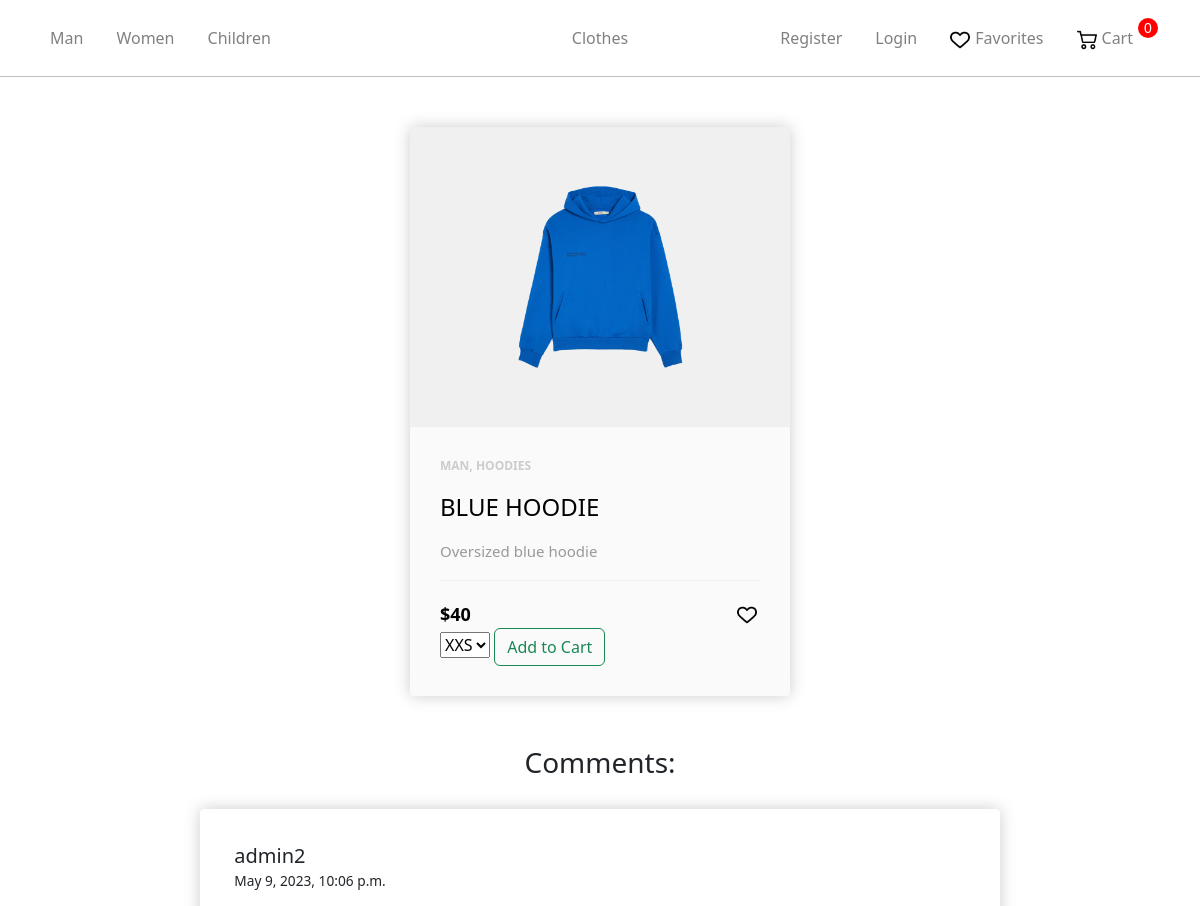
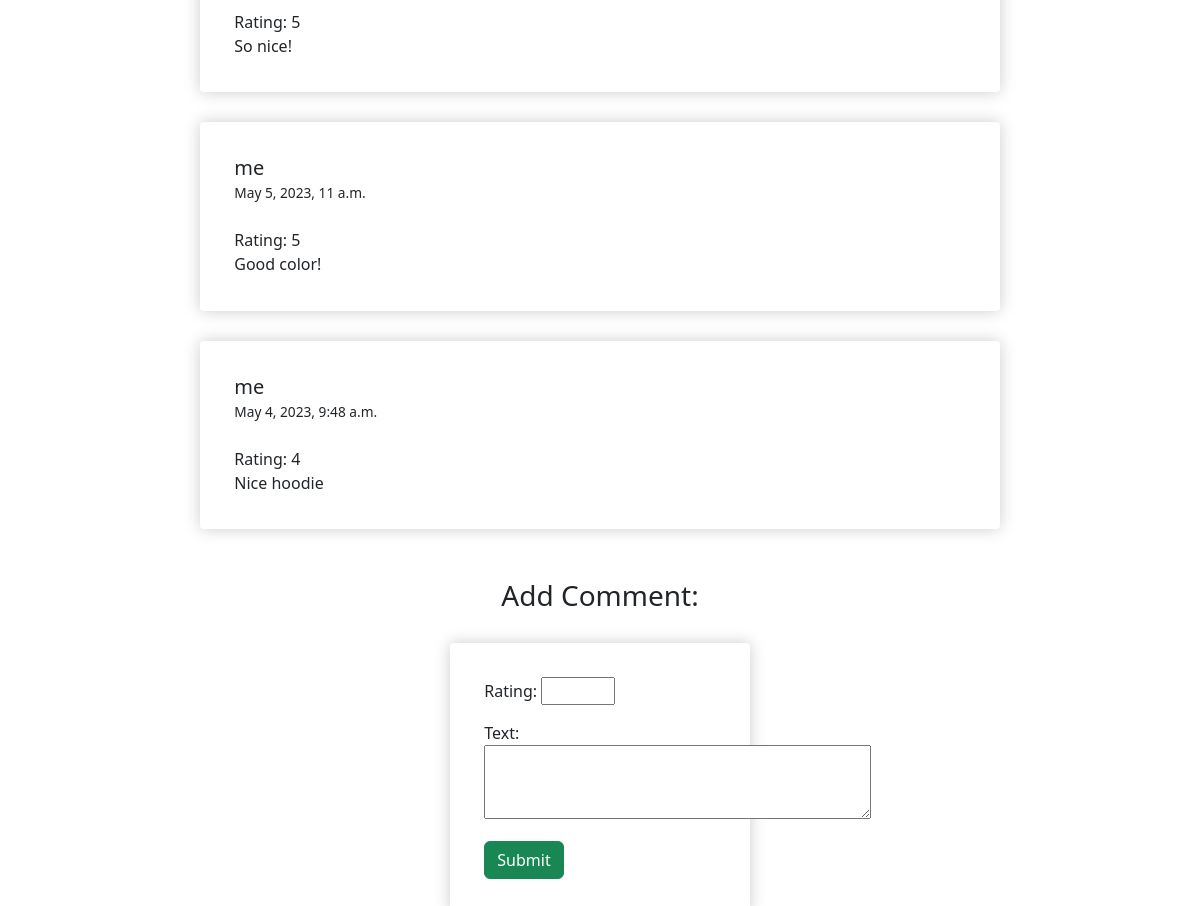
The app's page /product/blue-hoodie/ with its own data (2 pictures, top to bottom).
### store/models.py (models this page shows, shortened)
class Gender(models.Model):
    name = models.CharField(max_length=100, db_index=True)
    slug = models.SlugField(max_length=255, unique=True, db_index=True)
    categories_id = models.ManyToManyField('Category')
    def __str__(self):
        return self.name
    def get_absolute_url(self):
        return reverse('gender', kwargs={'gender_slug': self.slug})

class Product(models.Model):
    AVAILABILITY =(
        ('Y', 'В наличии'),
        ('N', 'Нет в наличии'),
    )
    name = models.CharField(max_length=255)
    slug = models.SlugField(max_length=255, unique=True, db_index=True)
    description = models.TextField(blank=True)
    discount = models.BooleanField(default=False)
    price = models.IntegerField()
    price_discount = models.IntegerField(blank=True)
    photo = models.ImageField(upload_to="photos")
    availability = models.CharField(max_length=1,choices = AVAILABILITY,default = '')
    cat = models.ForeignKey('Category', on_delete=models.PROTECT)
    gender = models.ForeignKey('Gender', on_delete=models.PROTECT)
    sizes = models.ManyToManyField('Size')
    def get_add_favorite(self):
        return reverse('add_to_favorite', kwargs={'product_slug': self.slug})
    def get_comments(self):
        return self.comments.all().order_by('-created_at')

class Category(models.Model):
    name = models.CharField(max_length=100, db_index=True)
    slug = models.SlugField(max_length=255, unique=True, db_index=True)
    def __str__(self):
        return self.name

class Comment(models.Model):
    user = models.ForeignKey(User, on_delete=models.CASCADE)
    product = models.ForeignKey(Product, on_delete=models.CASCADE, related_name='comments')
    text = models.TextField()
    rating = models.IntegerField(default=5, validators=[MinValueValidator(1), MaxValueValidator(5)])
    created_at = models.DateTimeField(auto_now_add=True)

class User(AbstractUser):
    middle_name = models.CharField(max_length=255, blank=True)
    phone_number = models.CharField(max_length=13)

### store/views.py (the view, shortened to what this page needs)
# urls.py: path('product/<slug:product_slug>/',views.product,name='product'),
def product(request, product_slug):
    product = Product.objects.get(slug=product_slug)
    comments = product.get_comments()
    form = CommentForm(request.POST or None)
    if form.is_valid() and not request.user.is_authenticated:
        messages.info(request, 'You must log in to your account to leave a review.')
        return redirect('login')
    context = {
        'product': product,
        'comments': comments,
        'form': form,
    }
    context = get_user_context(context, request)
    return render(request, 'store/product.html', context)

### store/forms.py
class CommentForm(forms.ModelForm):
    rating = forms.IntegerField(widget=forms.NumberInput(attrs={'min': '1', 'max': '5', 'step': '1'}), required=True)
    text = forms.CharField(widget=forms.Textarea(attrs={'rows': 3}))
    class Meta:
        model = Comment
        fields = ('rating', 'text')

### store/utils.py (called while the page is built)
def get_user_context(dict,request):
    context = dict
    genders = Gender.objects.all()
    ordered = 1
    if not request.user.is_authenticated:
        ordered = 0
    else:
        order_qs = Order.objects.filter(user=request.user, ordered=False)
        if order_qs.exists():
            context["order"] = order_qs[0]
        else:
            ordered = 0
    context["genders"] = genders
    context["gender_selected"] = -1
    context["cat_selected"] = -1
    context["ordered"] = ordered
    return context

### store/templates/store/product.html (shortened to what this page needs)
{% extends 'store/layout.html' %}
{% load static %}
{% load store_tags %}
{% block content %}
    <div class="product-card" style="box-shadow:hsl(0, 0%, 80%) 0 0 16px; border-radius: 4px">
		<div class="product-tumb">
			<img src="{{product.photo.url}}" alt="">
		</div>
		<div class="product-details">
			<span class="product-catagory">{{product.gender}}, {{product.cat}}</span>
			<h4>{{product.name}}</h4>
			<p>{{product.description}}</p>
			<div class="product-bottom-details">
				{%if product.discount%}
				<div style="color: red" class="product-price"><small style="color: black">${{product.price_discount}}</small>${{product.price}}</div>
				{%else%}
				<div style="color: black" class="product-price">${{product.price}}</div>
				{%endif%}
				<div class="product-links">
					<a href="{{product.get_add_favorite}}"><i class="fa fa-heart"><img src="../../static/store/img/heart.png" alt="Heart Icon"></i></a>
				</div>
			</div>
			<select name="sizes" id="sizes" >
			{%for size in product.sizes.all%}
            <option value="{{size.name}}">{{size.name}}</option>
			{%endfor%}
			</select>
			<input type="button" id="addcart" value="Add to Cart"  name="" class="btn btn-outline-success add-btn">
		</div>
	</div>
    <h3 style="text-align: center;">Comments:</h3>
    {% for comment in comments %}
    <div class="col-md-8" style="box-shadow:hsl(0, 0%, 80%) 0 0 16px; border-radius: 4px; margin: 30px auto;">
        <div class="media g-mb-30 media-comment">
            <div class="media-body u-shadow-v18 g-bg-secondary g-pa-30">
              <div class="g-mb-15">
                <h5 class="h5 g-color-gray-dark-v1 mb-0">{{ comment.user }}</h5>
                <span class="g-color-gray-dark-v4 g-font-size-12">{{ comment.created_at }}</span>
              </div>
              <p style="margin-bottom: 0;"><br>Rating: {{ comment.rating }}<br>{{ comment.text }}</p>
            </div>
        </div>
    </div>
    {% empty %}
        <p style="text-align: center; margin-top: 16px; font-size: 20px;">No comments yet...</p>
    {% endfor %}
    <h3 style="text-align: center; margin-top: 50px;">Add Comment:</h3>
    <div class="col-md-3" style="box-shadow:hsl(0, 0%, 80%) 0 0 16px; border-radius: 4px; margin: 30px auto;">
        <div class="media g-mb-30 media-comment">
            <div class="media-body u-shadow-v18 g-bg-secondary g-pa-30">
                <form method="post" action="{% url 'product' product_slug=product.slug %}">
                    {{ form.as_p }}
                    <button class="btn btn-success add-btn" type="submit">Submit</button>
                </form>
            </div>
        </div>
    </div>
{% endblock %}

### store/templates/store/layout.html (shortened to what this page needs)
{% load static %}
<!doctype html>
<html lang="en">
<head>
    <link rel="stylesheet" href="https://cdn.jsdelivr.net/npm/bootstrap@5.2.3/dist/css/bootstrap.min.css">
    <link rel="stylesheet" href="{% static 'store/css/main.css' %}">
</head>
<body>
    <nav class="navbar navbar-expand-sm navbar-dark main-nav">
    <div class="container justify-content-center">
        <ul class="nav navbar-nav w-100 flex-nowrap">
            {% for gender in genders%}
            <li class="nav-item active">
                {%if gender == gender_selected%}
                <p class="nav-link-selected lk" >{{gender.name}}</p>
                {%else%}
                <a class="nav-link lk" href="{{gender.get_absolute_url}}">{{gender.name}}</a>
                {%endif%}
            {% endfor %}
        </ul>
        <ul class="nav navbar-nav justify-content-center">
            <li class="nav-item"><a class="nav-link" href="{% url 'main' %}">Clothes</a></li>
        </ul>
        <ul class="nav navbar-nav w-100 justify-content-end">
            {% if request.user.is_authenticated %}
            <li class="nav-item">
                <a class="nav-link lk" href="{% url 'logout' %}">Logout</a>
            </li>
            {%else%}
            <li class="nav-item">
                <a class="nav-link lk" href="{% url 'register' %}">Register</a>
            </li>
            <li class="nav-item">
                <a class="nav-link lk" href="{% url 'login' %}">Login</a>
            </li>
            {%endif%}
            <li class="nav-item">
                <a class="nav-link lk icon" href="{% url 'liked' %}"><img src="../../static/store/img/heart.png" alt="Heart Icon">Favorites</a>
            </li>
            <li class="nav-item">
                {%if not ordered%}
                    <p class="cart-total">0</p>
                {%else%}
                    <p class="cart-total">{{order.products.count}}</p>
                {%endif%}
                <a class="nav-link lk icon" href="{% url 'cart' %}"><img src="../../static/store/img/shopping-cart.png" alt="Cart Icon">Cart</a>
            </li>
        </ul>
    </div>
    </nav>
    <hr class="nav">
    {% block content %}
    {% endblock %}
</body>
</html>

### store/static/store/css/main.css (style rules this page uses)
.navbar .icon img { height: 20px; vertical-align: middle; margin-right: 5px; }
.navbar { padding: 18px; }
.navbar-expand-sm .navbar-nav .lk { padding-right: 25px; }
.navbar-nav .nav-link { color: gray; transition: color 0.2s ease-in-out; }
.navbar .cart-total { display: block; text-align: center; color: white; background-color: red; width: 20px; height: 20px; border-radius: 50%; font-size: 14px; font-family: Arial , sans-serif; float: right; }
hr { margin: 0; color: black; }

### store/templates/store/product.html (style rules this page uses)
* { -webkit-box-sizing: border-box; box-sizing: border-box; margin: 0; padding: 0; }
a { text-decoration: none; }
.product-card { width: 380px; position: relative; box-shadow: 0 2px 7px #dfdfdf; margin: 50px auto; background: #fafafa; }
.product-tumb { display: flex; align-items: center; justify-content: center; height: 300px; background: #f0f0f0; }
.product-tumb img { max-width: 100%; max-height: 100%; }
.product-details { padding: 30px; }
.product-catagory { display: block; font-size: 12px; font-weight: 700; text-transform: uppercase; color: #ccc; margin-bottom: 18px; }
.product-details h4 { font-weight: 500; display: block; margin-bottom: 18px; text-transform: uppercase; color: black; text-decoration: none; transition: 0.3s; }
.product-details p { font-size: 15px; line-height: 22px; margin-bottom: 18px; color: #999; }
.product-bottom-details { overflow: hidden; border-top: 1px solid #eee; padding-top: 20px; }
.product-bottom-details div { float: left; width: 50%; }
.product-price { font-size: 18px; color: black; font-weight: 600; }
.product-links { text-align: right; }
.product-links a { display: inline-block; margin-left: 5px; color: #e1e1e1; transition: 0.3s; font-size: 17px; height: 20px; }
.product-links img { height: 20px; padding-right: 3px; transition: .2s; }
@media (min-width: 0) { .g-pa-30 { padding: 2.14286rem !important; } }
.g-font-size-12 { font-size: 0.85714rem !important; }
.media-comment { margin-top:20px }

### records on screen
Gender: name "Man"
Gender: name "Women"
Gender: name "Children"
Product: photo (picture), gender "MAN", cat "HOODIES", name "BLUE HOODIE", description "Oversized blue hoodie", price "40"
Comment: user "admin2", created_at "May 9, 2023, 10:06 p.m.", rating "5", text "So nice!"
Comment: user "me", created_at "May 5, 2023, 11 a.m.", rating "5", text "Good color!"
Comment: user "me", created_at "May 4, 2023, 9:48 a.m.", rating "4", text "Nice hoodie"

### other values on screen
form field sizes "XXS"
